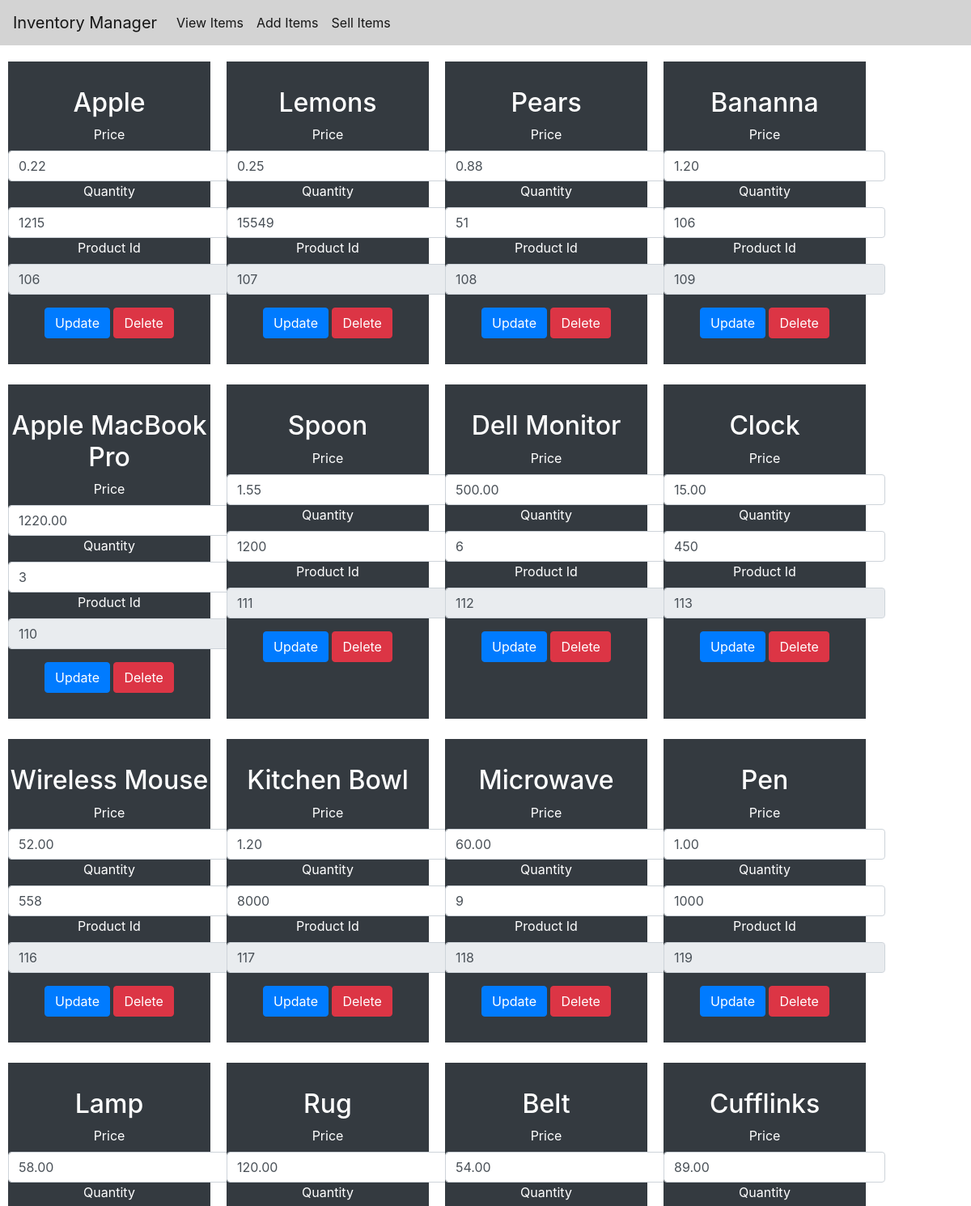
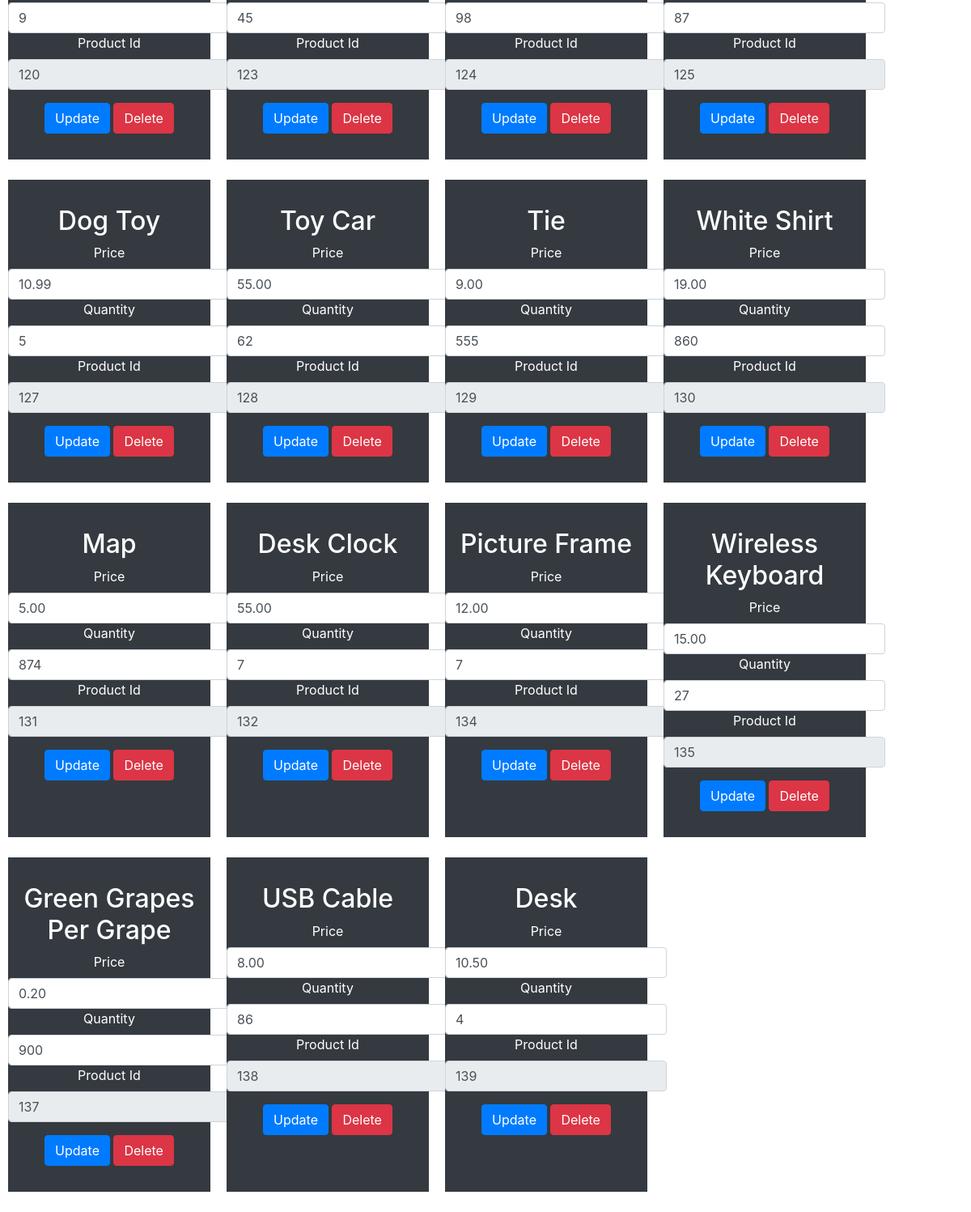
/inventory/items/, run on the app's committed database (2 pictures, top to bottom).
### inventory/models.py (models this page shows)
class Item(models.Model):
    price = models.DecimalField(decimal_places=2, max_digits=10)
    description = models.CharField(max_length=200)
    quantity = models.IntegerField(default=0)
    productId = models.IntegerField(default=0)

### inventory/views.py (the view)
# urls.py: path('items/', views.getItems, name='getItems'),
def getItems(request):
    items = parseItems()
    template = loader.get_template('inventory/stockCheck.html')
    context = {
        'items': items,
    }
    return HttpResponse(template.render(context, request))

### inventory/views.py (called while the page is built)
def parseItems():
    items = Item.objects.all()
    returnItems = []
    for item in items:
        mapped = mapItemToSchema(item)
        returnItems.append(mapped)
    return returnItems

def mapItemToSchema(item):
    return {
        'price': item.price,
        'description': item.description,
        'quantity': item.quantity,
        'productId': item.productId,
    }

### inventory/templates/inventory/stockCheck.html (shortened to what this page needs)
{% extends "inventory/base.html" %}
{% load static %}
{% block content %}
    <div class="flex-grid">
    {% for item in items %}
        <div class="item-container bg-dark text-center text-white" id={{item.productId}}>
            <div class="my-3 py-3">
                <h2 class="display-5">{{item.description}}</h2>
                <form>
                    <div class="form-group">
                        <label>Price</label>
                        <input type="price" class="form-control" id="priceInput" aria-describedby="emailHelp" placeholder="Enter Price" value={{item.price}}>
                        <label>Quantity</label>
                        <input type="quantity" class="form-control" id="quantityInput" aria-describedby="emailHelp" placeholder="Enter Quantity" value={{item.quantity}}>
                        <label>Product Id</label>
                        <input type="productId" class="form-control" id="productIdInput" aria-describedby="emailHelp" value={{item.productId}} readonly>
                      </div>
                      <button type="button" class="update-button btn btn-primary">Update</button>
                      <button type="button" class="delete-button btn btn-danger">Delete</button>
                </form>
            </div>
        </div>
    {% endfor %}
    </div>
{% endblock %}

### inventory/templates/inventory/base.html (shortened to what this page needs)
{% load static %}
<!DOCTYPE html>
<html>
    <head>
        <link rel="stylesheet" type="text/css" href="{% static 'inventory/inventory.css' %}">
        <link rel="stylesheet" href="{% static 'css/bootstrap.min.css' %}">
        <link rel="stylesheet" href="{% static 'css/bootstrap.css' %}">
    </head>
    <body>
        <div class="main-div">
            <nav class="gray-header navbar navbar-expand-lg navbar-light">
                <a class="navbar-brand" href="/inventory">Inventory Manager</a>
                <div class="collapse navbar-collapse" id="navbarNav">
                <ul class="navbar-nav">
                    <li class="nav-item active">
                    <a class="nav-link" href="/inventory/items">View Items</a>
                    </li>
                    <li class="nav-item active">
                        <a class="nav-link" href="/inventory/addItem">Add Items</a>
                    </li>
                    <li class="nav-item active">
                        <a class="nav-link" href="/inventory/sellItems">Sell Items</a>
                    </li>
                </ul>
                </div>
            </nav>
            {% block content %}
            {% endblock %}
        </div>
    </body>
</html>

### inventory/static/inventory/inventory.css (style rules this page uses)
.gray-header { background-color: lightgray; }
body { height: 100vh; }
.main-div { height: 100%; display: flex; flex-flow: column; }
.item-container { margin-bottom: 25px; margin-left: 10px; margin-right: 10px; min-width: 250px; max-width: 250px; flex: 1; }
.form-control { margin: auto; display: block; width: auto !important; }
.flex-grid { display: flex; margin-top: 20px; flex-wrap: wrap; }

### data on the page
Item: description "Apple", price "0.22"
Item: description "Lemons", price "0.25"
Item: description "Pears", price "0.88"
Item: description "Bananna", price "1.20"
Item: description "Apple MacBook Pro", price "1220.00"
Item: description "Spoon", price "1.55"
Item: description "Dell Monitor", price "500.00"
Item: description "Clock", price "15.00"
Item: description "Wireless Mouse", price "52.00"
Item: description "Kitchen Bowl", price "1.20"
Item: description "Microwave", price "60.00"
Item: description "Pen", price "1.00"
Item: description "Lamp", price "58.00"
Item: description "Rug", price "120.00"
Item: description "Belt", price "54.00"
Item: description "Cufflinks", price "89.00"
Item: description "Dog Toy", price "10.99"
Item: description "Toy Car", price "55.00"
Item: description "Tie", price "9.00"
Item: description "White Shirt", price "19.00"
Item: description "Map", price "5.00"
Item: description "Desk Clock", price "55.00"
Item: description "Picture Frame", price "12.00"
Item: description "Wireless Keyboard", price "15.00"
Item: description "Green Grapes Per Grape", price "0.20"
Item: description "USB Cable", price "8.00"
Item: description "Desk", price "10.50"
